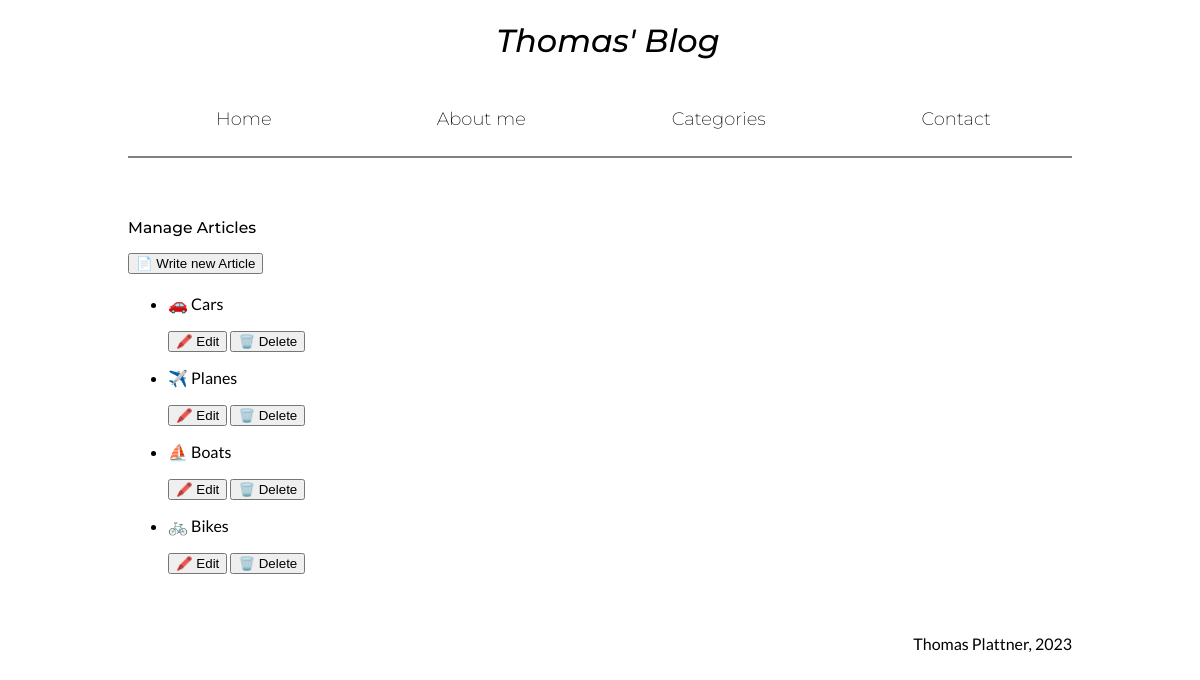
The page /manage on the database as committed earlier.
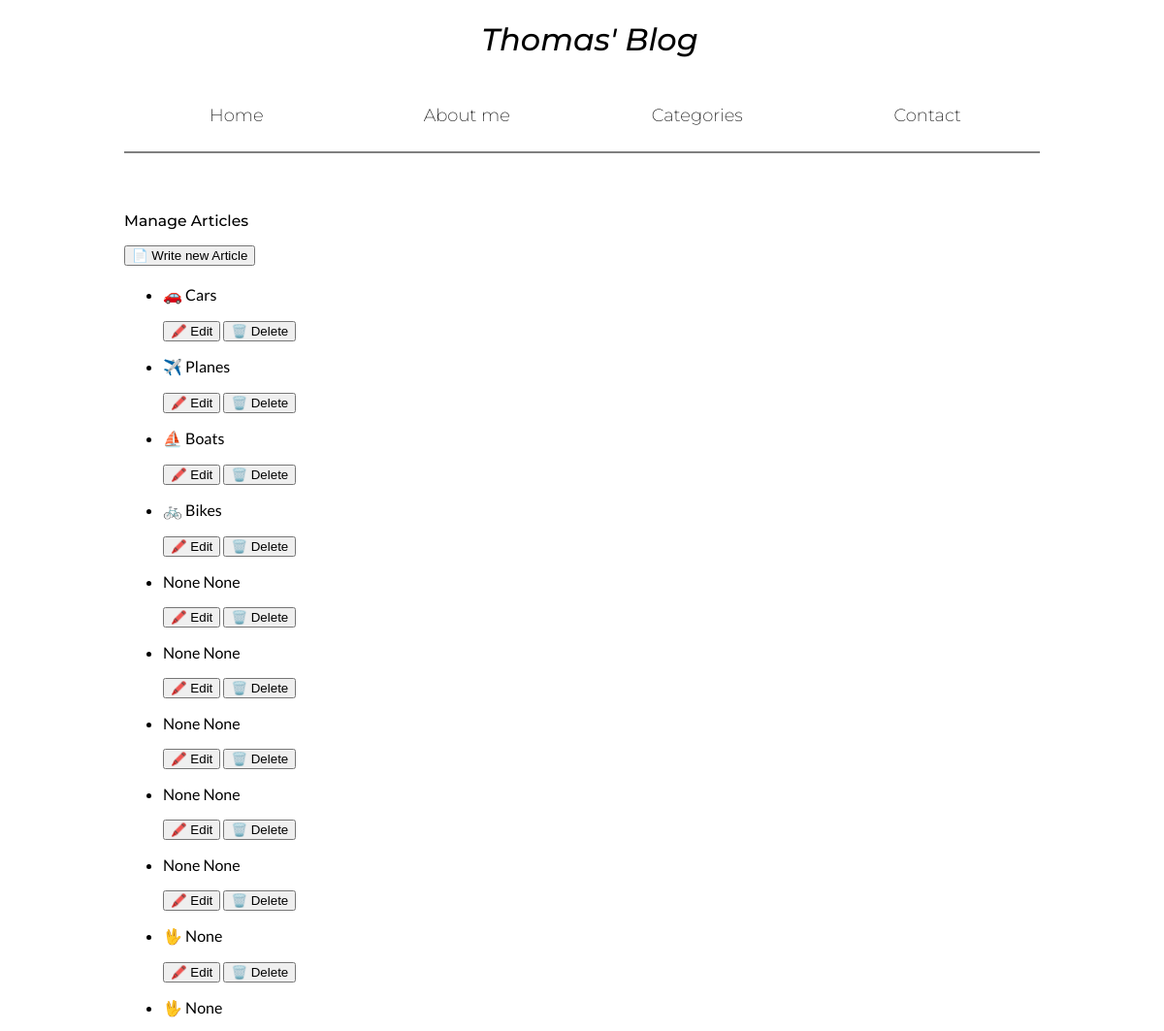
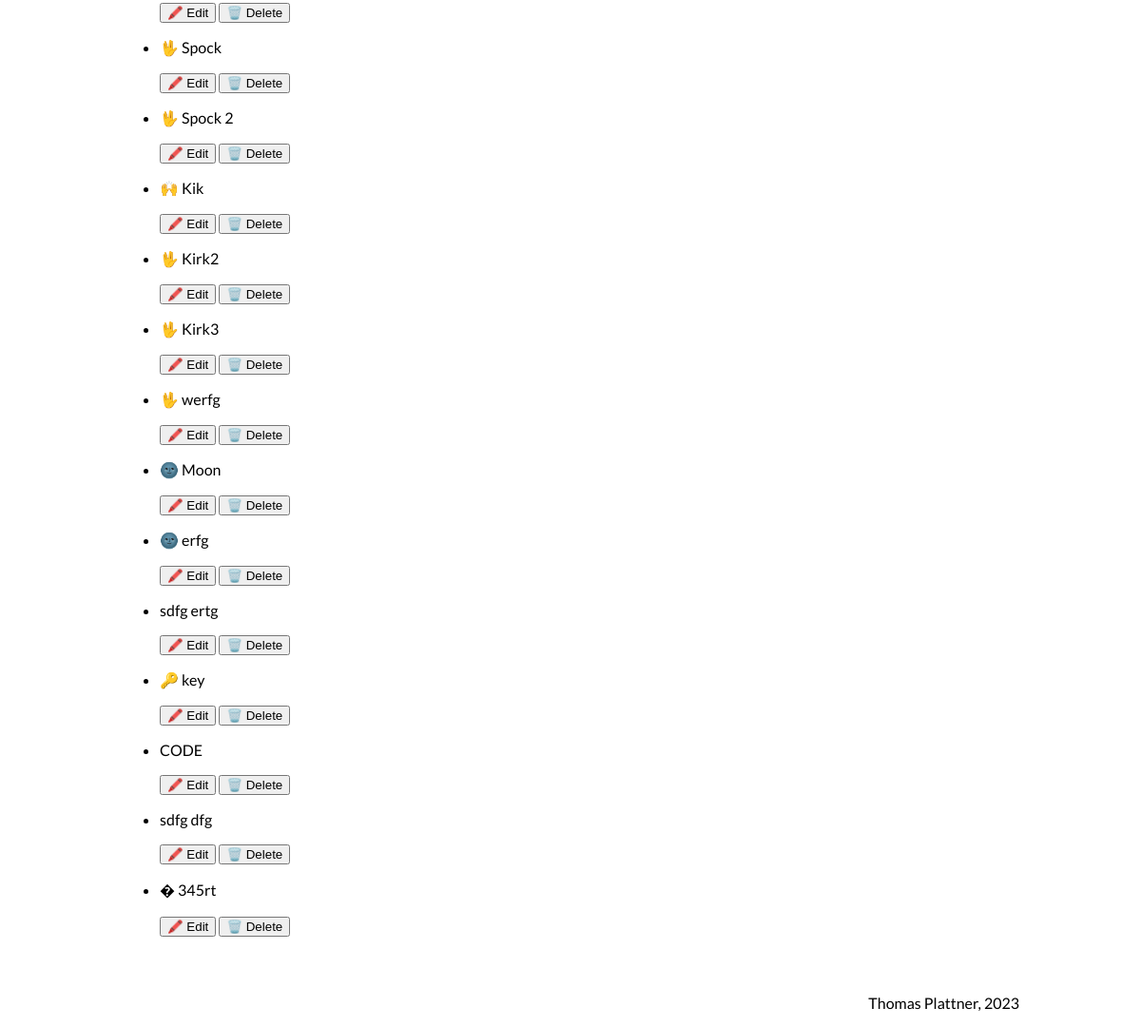
The same page on the database as committed later (2 pictures, top to bottom).
### app/articles/models.py (models this page shows)
class Article(db.Model, CRUDMixin):
    __tablename__ = 'article'
    id = db.Column(db.Integer, primary_key=True)
    title = db.Column(db.String(80), unique=True)
    icon = db.Column(db.String(30))
    text = db.Column(db.String(20000))
    date = db.Column(db.DateTime, nullable=False, default=datetime.utcnow)
    image_name = db.Column(db.String(30))  #needed? How does naming work?
    image_alt = db.Column(db.String(80))
    user_id = db.Column(db.Integer, db.ForeignKey('user.id', name='fk_user_id'))
    article_categories = db.relationship('ArticleCategory', backref='article', lazy=True)

### app/new_article/routes.py (the view)
@blueprint.get('/manage')
def get_manage():
     articles = Article.query.all()
     return render_template('new_article/manage_articles.html', articles=articles)

### app/templates/new_article/manage_articles.html
{% extends 'base.html' %}
{% block main %}
    <h2>Manage Articles</h2>
    <a href="{{ url_for('new_article.get_article') }}" alt="button leading to page for writing a new article"><button type="button">📄 Write new Article</button></a>
    <ul>
        {% for article in articles %}
        <li>
            <p class="manager_article_name">{{ article.icon }} {{ article.title }}</p>
            <a href="{{ url_for('new_article.get_article') }}" alt="button leading to page for editing an article"><button type="button">🖍️ Edit</button></a>
            <button type="button" onclick="return confirm('Are you sure?')">🗑️ Delete</button>
        </li>
        {% endfor %}
    </ul>
{% endblock %}

### app/templates/base.html (shortened to what this page needs)
<!DOCTYPE html>
<html lang="en-US">
    <head>
            <link rel="stylesheet" href="{{ url_for('static', filename='css/styles.css') }}">
    </head>
    <body>
        <header>
            <a id="blogname" href="{{ url_for('general_pages.index') }}" alt="Go back to homepage">
                <h1>Thomas' Blog</h1>
            </a>
            <nav>
                <a href="{{ url_for('general_pages.index') }}" alt="Go back to homepage">Home</a>
                <a href="{{ url_for('general_pages.about') }}" alt="Read more about Thomas">About me</a>
                <a href="{{ url_for('general_pages.categories') }}" alt="Filter blog-posts based on different categories">Categories</a>
                <a href="{{ url_for('general_pages.contact') }}" alt="Contact Thomas">Contact</a>
            </nav>
        </header>
        <main>
        {% block main %}{% endblock %}
        </main>
    </body>
    <footer class="footer">
        <p>Thomas Plattner, 2023</p>
    </footer>
</html>

### app/static/css/styles.css (style rules this page uses)
html { font-size:20px; box-sizing: border-box; }
main { margin:5vw 10vw; }
.footer { position: relative; bottom:0vw; margin: 0 10vw 0 0; text-align: right; }
h2 { font-family: Montserrat; font-size: 1.3vw; font-weight: 500; }
p, li, a { font-family: Lato; font-size: 16px; }
.footer { font-size: 0.25vw; }
#blogname { text-decoration: none; color: black; }
h1 { font-family: Montserrat; font-weight: 500; font-style: italic; text-decoration: none; margin-left: 0.5em; }
nav { font-family: Montserrat; border-bottom: solid grey 2px; display:flex; gap:0.625%; align-items:stretch; margin: 0 10vw; }
nav a { text-decoration: none; color:black; font-size: 1.5vw; font-weight: 200; font-family: Montserrat; border-radius: 30px; width: 5%; padding: 0.5vw; margin: 1rem; flex:auto; text-align: center; }
@media screen and (min-width: 576px) { h1 { text-align: center; } }

Rows that differ between the two databases and show on the page:
added Article: icon "None", title "None"
added Article: icon "None", title "None"
added Article: icon "None", title "None"
added Article: icon "None", title "None"
added Article: icon "None", title "None"
added Article: icon "🖖", title "None"
added Article: icon "🖖", title "None"
added Article: icon "🖖", title "Spock"
added Article: icon "🖖", title "Spock 2"
added Article: icon "🙌", title "Kik"
added Article: icon "🖖", title "Kirk2"
added Article: icon "🖖", title "Kirk3"
added Article: icon "🖖", title "werfg"
added Article: icon "🌚", title "Moon"
added Article: icon "🌚", title "erfg"
added Article: icon "sdfg", title "ertg"
added Article: icon "🔑", title "key"
added Article: icon "CODE"
added Article: icon "sdfg", title "dfg"
added Article: icon "�", title "345rt"
